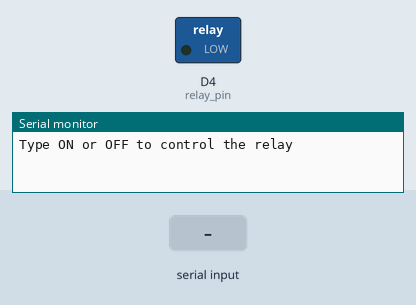
Recording of a sketch running on a simulated ESP8266 (NodeMCU). Parts: switched loads named in the sketch (green lamp = pin HIGH), the last lines printed to the serial monitor. Inputs (shaded band) come from the test bench.

Above: at 1.2 s.
1.3 s: "OFF\n" received over Serial
At 1.9 s:
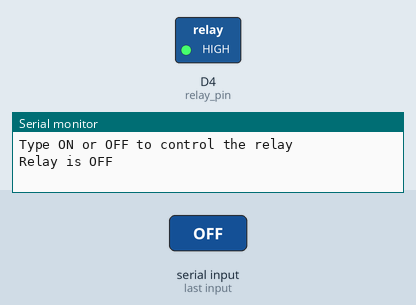
2.8 s: "ON\n" received over Serial
At 4.2 s:
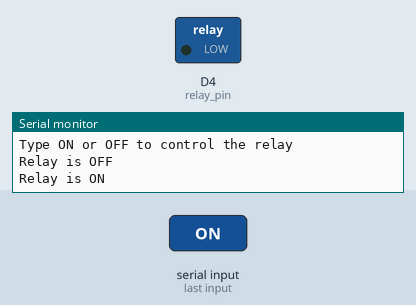
Timing chart, 0 to 5.8 s (numbered marks = the images above; inputs shaded):
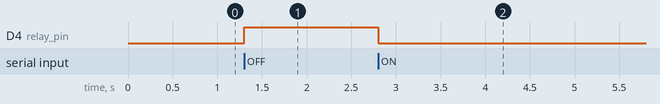

The sketch:

LED.ino
```cpp
#define relay_pin D4

void setup() {
  Serial.begin(9600);
  pinMode(relay_pin, OUTPUT);
  Serial.println("Type ON or OFF to control the relay");
}

void loop() {
  if (Serial.available()) {
    String command = Serial.readStringUntil('\n');
    command.trim();  // Remove newline and spaces

    if (command == "OFF") {
      digitalWrite(relay_pin, HIGH);
      Serial.println("Relay is OFF");
    } else if (command == "ON") {
      digitalWrite(relay_pin, LOW);
      Serial.println("Relay is ON");
    } else {
      Serial.println("Invalid command. Type OFF or ON.");
    }
  }
}
```

Measured:
- after the input at 1.3 s, D4 (relay_pin): LOW → HIGH at once
- after the input at 2.8 s, D4 (relay_pin): HIGH → LOW at once
